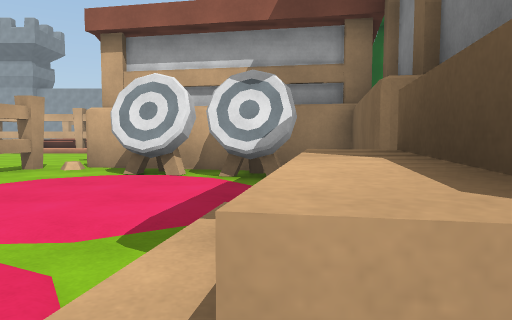
[1] (above)

24 first-person views from a walk through a scene from a Unity 3-D project. The camera is 1.2 m above the floor, tilts 4° down and sees 70° across. The floor is counted in squares, 2 m on a side. Each view is taken from the middle of a square. On the plan, view 1 faces up. The plan holds only what a view shows up to about 10 squares ahead; the rest is blank. The place goes on beyond the plan.

[2]
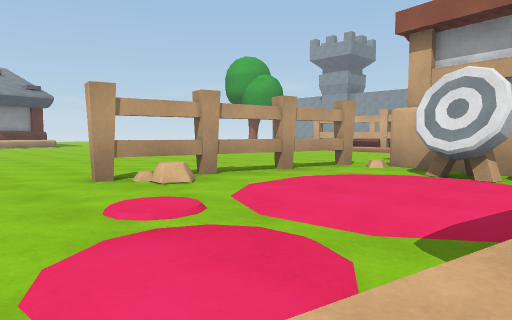

[3]
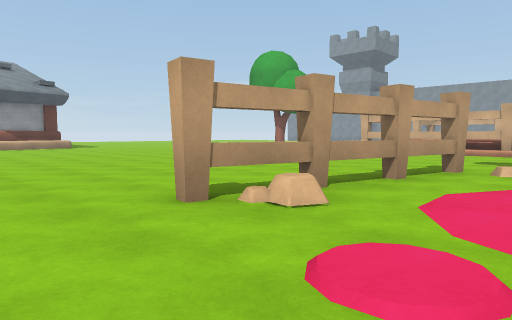

[4]
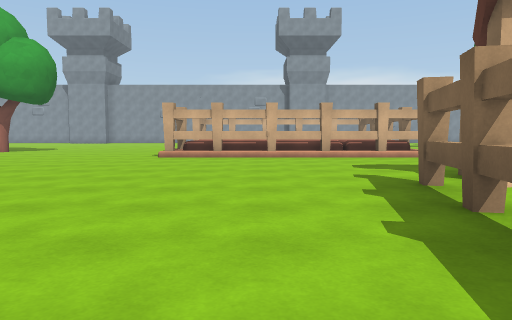

[5]
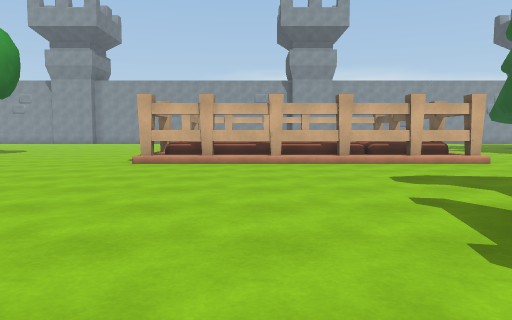

[6]
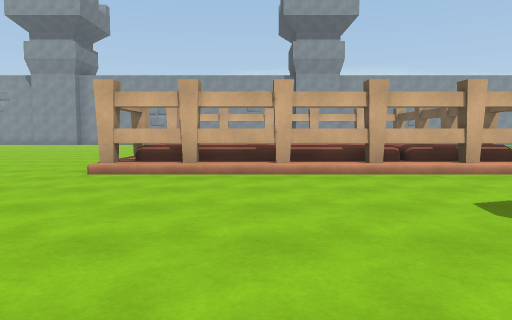

[7]
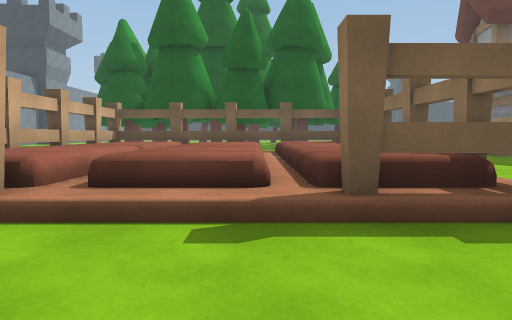

[8]
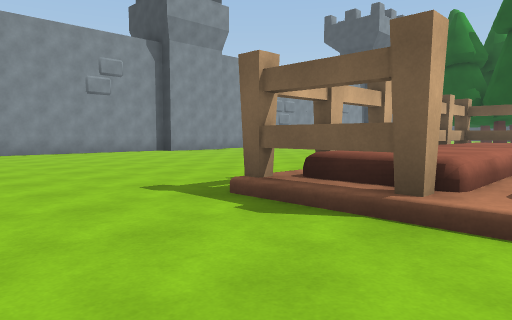

[9]
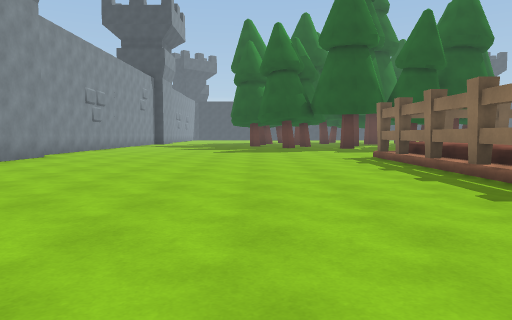

[10]
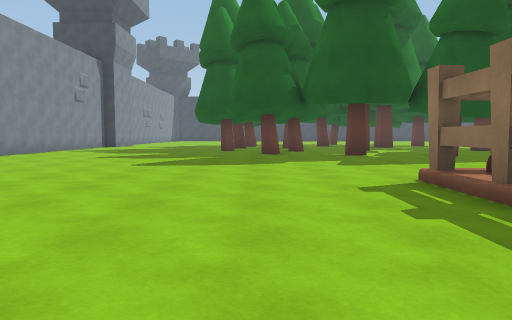

[11]
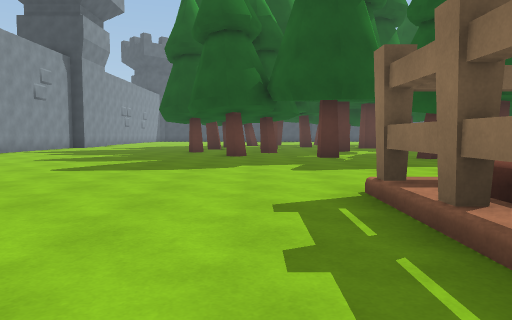

[12]
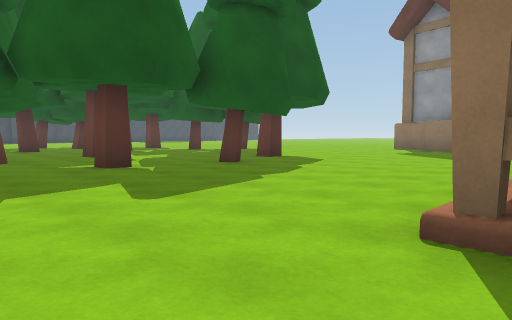

[13]
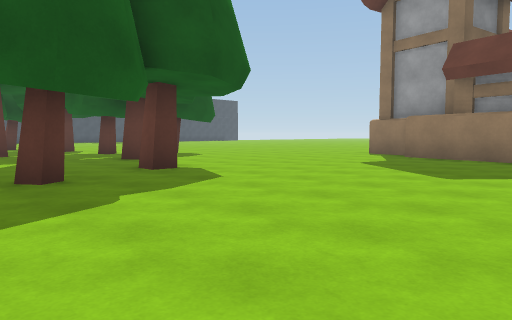

[14]
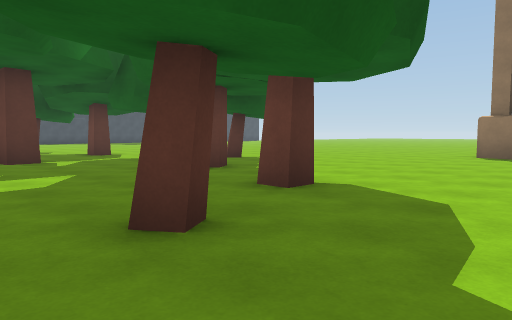

[15]
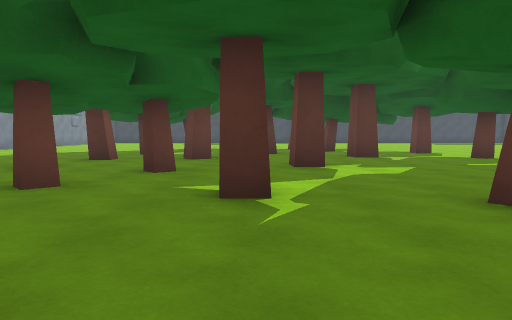

[16]
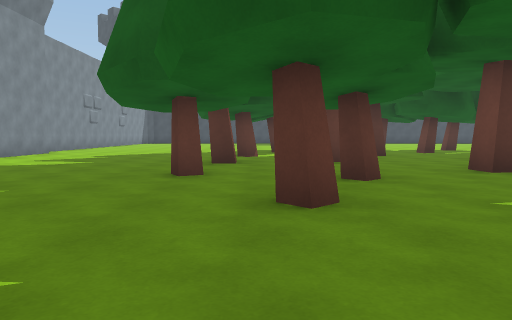

[17]
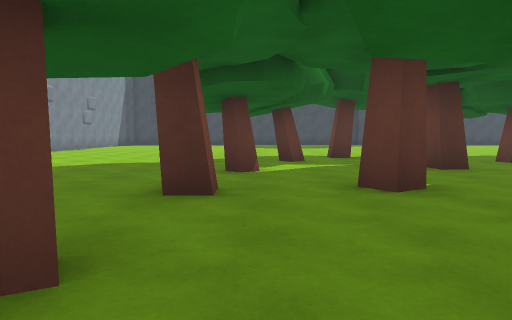

[18]
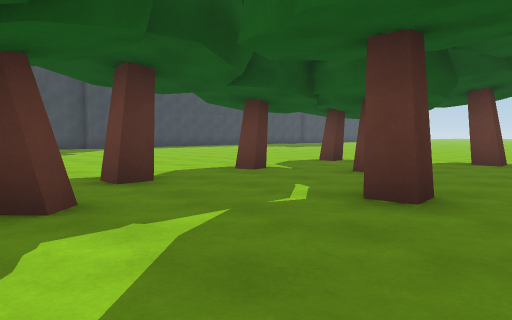

[19]
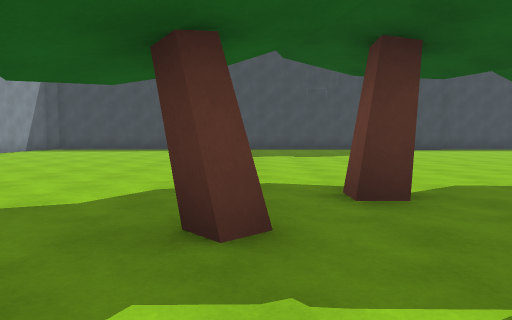

[20]
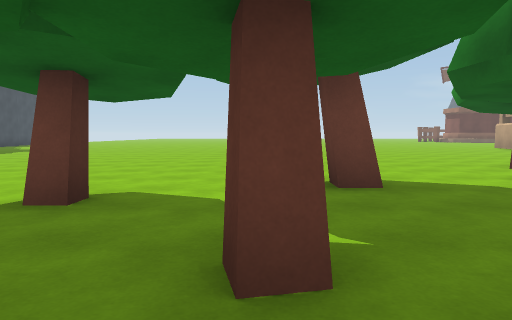

[21]
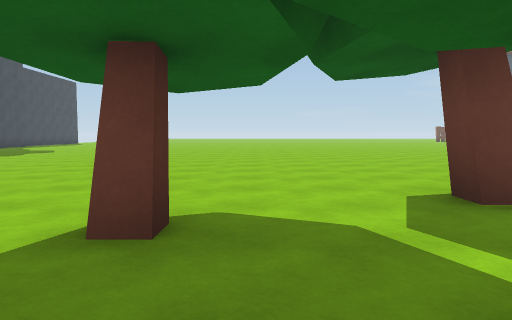

[22]
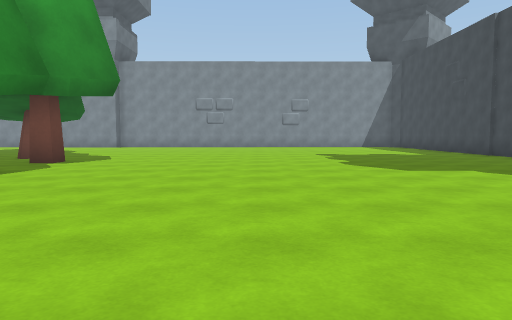

[23]
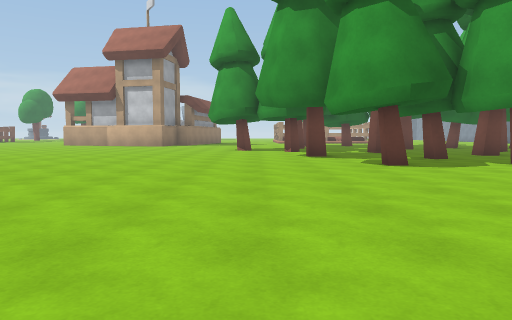

[24]
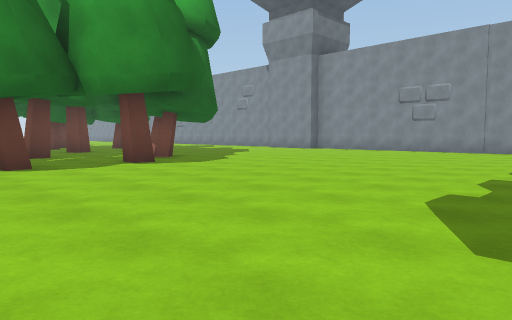

### Floor plan
Key: @ floor where view 1 was taken; # wall or solid block; x gap in a wall; . main floor; : floor 0.25 m higher than the main floor; + floor 0.5 m higher than the main floor; * floor 0.75 m higher than the main floor; / step, stairs or slope; = window, fence, low wall or low ledge; ^ raised ledge; T thing the floor can be seen under or through.
Columns run from 11 left of view 1 to 27 right of it. Each row starts with its distance up from view 1.
 25   ......... .....   .... ...   ...
 24   ............... ..........  ....
 23  .................................
 22  .................................
 21 ..................#..#............
 20  ...............#......#..............#
 19  .................#......#............
 18 ...////////..........#....#...........
 17 ...#######/....#.......#.............
 16 ...x**:**x/........#................
 15 ...+*****#/....#.........#.#........
 14 ...x*****x/...........#............
 13 ...#*****#/.....#..........#......
 12 ...#######/........#....#.........
 11 .....................#............
 10 .......... .........#..............
  9 .......... .......................
  8  ................................
  7  .......####.....................
  6   .....T/######... ..............
  5 .......T..## ###.    ........  ..
  4 .......=.... #          ...
  3 ......=T....#
  2 ......T..../.
  1  ..........^#
  0       .....@#

Where each view was taken, in squares from view 1:
view 1: 0 up, 0 right, facing up
view 2: 0 up, 0 right, facing up-left
view 3: 0 up, 2 left, facing up-left
view 4: 2 up, 6 left, facing up
view 5: 4 up, 6 left, facing up
view 6: 6 up, 6 left, facing up
view 7: 14 up, 11 left, facing right
view 8: 15 up, 11 left, facing up-right
view 9: 21 up, 11 left, facing right
view 10: 20 up, 6 left, facing right
view 11: 19 up, 5 left, facing right
view 12: 20 up, 2 left, facing down-right
view 13: 16 up, 1 left, facing down-right
view 14: 16 up, 2 right, facing down-right
view 15: 17 up, 1 right, facing right
view 16: 20 up, 2 right, facing right
view 17: 20 up, 6 right, facing right
view 18: 20 up, 11 right, facing down-right
view 19: 19 up, 12 right, facing right
view 20: 16 up, 14 right, facing down
view 21: 15 up, 15 right, facing down
view 22: 10 up, 20 right, facing up
view 23: 10 up, 23 right, facing left
view 24: 14 up, 23 right, facing up-left
